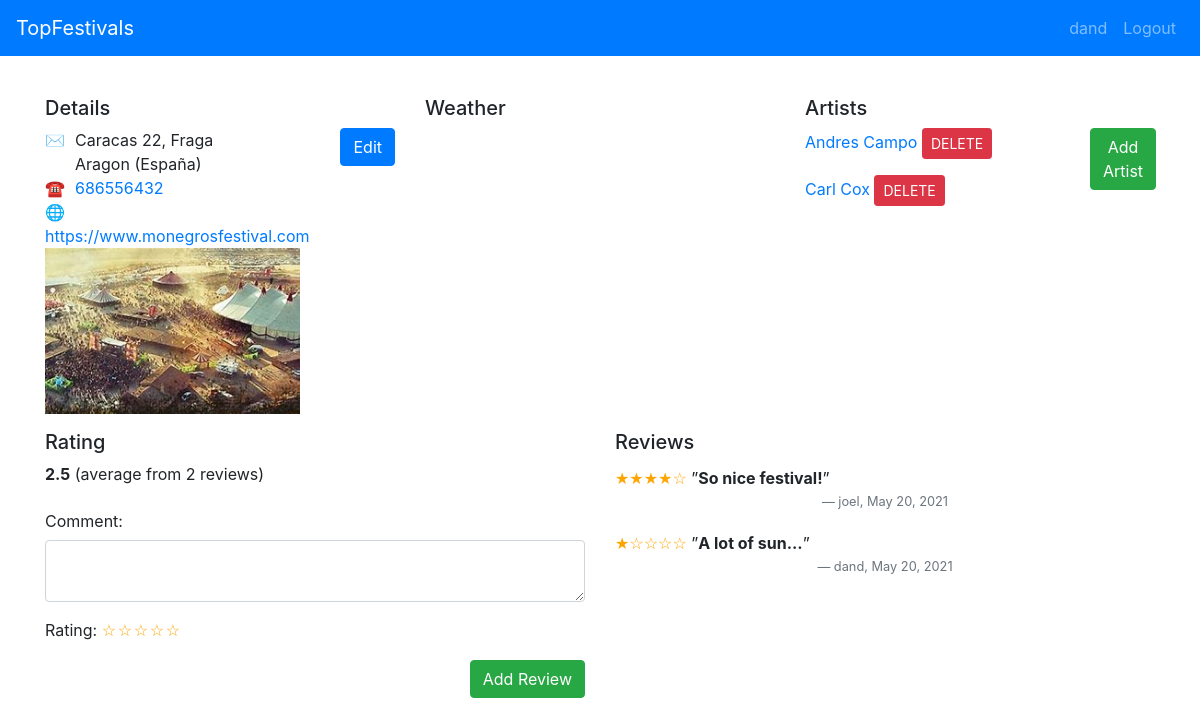
/topfestivals/festivals/3 (signed in), run on the app's committed database.
### topfestivals/models.py (models this page shows, shortened)
class Festival(models.Model):
    name = models.CharField(max_length=120)
    street = models.CharField(max_length=120)
    number = models.IntegerField(null=True)
    city = models.CharField(max_length=120, null=True)
    zipCode = models.CharField(max_length=120,  null=True)
    stateOrProvince = models.CharField(max_length=120,  null=True)
    country = models.CharField(max_length=120,  null=True)
    telephone = models.CharField(max_length=120,  null=True)
    url = models.URLField(blank=True, null=True)
    image = models.ImageField(upload_to="topfestivals", null=True)
    user = models.ForeignKey(User, default=1, on_delete=models.CASCADE)
    date = models.DateField(default=date.today)
    def averageRating(self):
        reviewCount = self.festivalreview_set.count()
        if not reviewCount:
            return 0
        else:
            ratingSum = sum([float(review.rating) for review in self.festivalreview_set.all()])
            return ratingSum / reviewCount

class Artist(models.Model):
    name = models.CharField(max_length=120)
    description = models.TextField( null=True)
    age = models.CharField(max_length=120,  null=True)
    time = models.CharField(max_length=120,  null=True)
    user = models.ForeignKey(User, default=1, on_delete=models.CASCADE)
    date = models.DateField(default=date.today)
    image = models.ImageField(upload_to="topfestivals",  null=True)
    festival = models.ForeignKey(Festival, null=True, related_name='artists', on_delete=models.CASCADE)

class Review(models.Model):
    RATING_CHOICES = ((1, 'one'), (2, 'two'), (3, 'three'), (4, 'four'), (5, 'five'))
    rating = models.PositiveSmallIntegerField('Rating (stars)', blank=False, default=3, choices=RATING_CHOICES)
    comment = models.TextField(blank=True, null=True)
    user = models.ForeignKey(User, default=1, on_delete=models.CASCADE)
    date = models.DateField(default=date.today)
    class Meta:
        abstract = True

class FestivalReview(Review):
    festival = models.ForeignKey(Festival, on_delete=models.CASCADE)
    class Meta:
        unique_together = ("festival", "user")

### topfestivals/views.py (the view)
class FestivalDetail(DetailView):
    model = Festival
    template_name = 'topfestivals/festival_detail.html'
    def get_context_data(self, **kwargs):
        context = super(FestivalDetail, self).get_context_data(**kwargs)
        context['RATING_CHOICES'] = FestivalReview.RATING_CHOICES
        return context

### topfestivals/templates/topfestivals/festival_detail.html (shortened to what this page needs)
{% extends "topfestivals/base.html" %}
{% block content %}
<div class="row">
    </div>
    <div class="row mt-3">
        <div class="col-sm">
            <h5>Details</h5>
            <div class="row">
                <div class="col-sm-9">
                    {% if festival.street %}
                    <div class="row">
                        <div class="col-1">&#9993;</div>
                        <div class="col">
                            {{ festival.street }} {{ festival.number }}, {{ festival.zipcode }} {{ festival.city }}
                            <br/>
                            {{ festival.stateOrProvince }} ({{ festival.country }})
                        </div>
                    </div>
                    {% endif %}
                    {% if festival.telephone %}
                    <div class="row">
                        <div class="col-1">&phone;</div>
                        <div class="col"><a href="tel:{{ festival.telephone }}">{{ festival.telephone }}</a></div>
                    </div>
                    {% endif %}
                    {% if festival.url %}
                    <div class="row">
                        <div class="col-1">&#127760;</div>
                        <div class="col"><a href="{{ festival.url }}">{{ festival.url }}</a></div>
                    </div>
                    {% endif %}
                    {% if festival.image %}
                        <div class="row">
                        <div class="col">
                            <img class="img-fluid" alt="Festival Image" src="{{ festival.image.url }}"/>
                        </div>
                      </div>
                    {% endif %}
                </div>
                <div class="col-sm-3 text-right align-bottom">
                    {% if user == festival.user or user.is_superuser %}
                        <a class="btn btn-primary" href="{% url 'topfestivals:festival_edit' festival.id %}">Edit</a>
                    {% endif %}
                </div>
            </div>
        </div>
     <div class="col-sm">
    <h5>Weather</h5>
     </div>
        <div class="col-sm">
            <h5>Artists</h5>
            <div class="row">
                <div class="col-sm-9">
                    {% for artist in festival.artists.all %}
                        <p><a class="artist-link" href="{% url 'topfestivals:artist_detail' festival.id artist.id %}">
                            {{ artist.name }}
                            {% if user.is_authenticated  %}
                            {% if user == artist.user or user.is_superuser%}
                                <a href="{% url 'topfestivals:artist_delete' artist.id %}" class="btn btn-danger btn-sm ">DELETE</a>
                            {% endif %}
                        {% endif %}
                        </a></p>
                    {% empty %}<p>Sorry, no artist for this festival yet</p>
                    {% endfor %}
                </div>
                <div class="col-sm-3 text-right">
                    {% if user.is_authenticated or user.is_superuser %}
                        <a class="btn btn-success" href="{% url 'topfestivals:artist_create' festival.id %}">Add Artist</a>
                    {% endif %}
                </div>
            </div>
        </div>
    </div>
    <div class="row mt-3">
        <div class="col-md">
            <h5>Rating</h5>
            {% if festival.festivalreview_set.all|length > 0 %}
            <p>
                <strong>{{ festival.averageRating|stringformat:".1f" }}</strong>
                {% with festival.festivalreview_set.all|length as reviewCount %}
                    (average from {{ reviewCount }} review{{ reviewCount|pluralize }})
                {% endwith %}
            </p>
            {% endif %}
            <form action="{% url 'topfestivals:review_create' festival.id %}" method="post">
                <div id="div_id_comment" class="form-group">
                    <label for="id_comment" class="col-form-label ">Comment:</label>
                    <textarea class="form-control" name="comment" id="id_comment" rows="2"></textarea>
                </div>
                <p>Rating:
                    <span class="rating">
                    {% for rate in RATING_CHOICES reversed %}
                        <label for="rating-{{ forloop.revcounter }}" class="rating-star"></label>
                    {% endfor %}
                    </span>
                </p>
                <div class="text-right">
                    <button class="btn btn-success" type="submit">Add Review</button>
                </div>
            </form>
        </div>
        <div class="col-md">
            <h5>Reviews</h5>
            {% for review in festival.festivalreview_set.all %}
                <blockquote class="blockquote review">
                    <small>
                        <span class="rating">
                          {% for star in RATING_CHOICES %}{% if forloop.counter <= review.rating %}&starf;{% else %}&star;{% endif %}{% endfor %}
                        </span>
                        {% if review.comment %}
                            &rdquo;<strong class="mb-0">{{ review.comment }}</strong>&rdquo;{% endif %}
                        <footer class="blockquote-footer text-center">{{ review.user }}, {{ review.date }}</footer>
                    </small>
                </blockquote>
            {% empty %}<p>Sorry, no reviews for this festival yet</p>
            {% endfor %}
        </div>
    </div>
{% endblock %}

### topfestivals/templates/topfestivals/base.html (shortened to what this page needs)
{% load static %}
<!DOCTYPE html>
<html lang="en">
<head>
    <link rel="stylesheet" href="https://cdnjs.cloudflare.com/ajax/libs/twitter-bootstrap/4.6.0/css/bootstrap.min.css"
/>
    <link rel="stylesheet" href="https://code.jquery.com/ui/1.11.4/themes/smoothness/jquery-ui.css" />
    <link rel="stylesheet" href="{% static "style/base.css" %}" />
</head>
<body>
{% block header %}
<nav class="navbar navbar-expand-md navbar-dark fixed-top bg-primary">
  <a class="navbar-brand" href="{% url 'topfestivals:festival_list' %}">TopFestivals <span class="sr-only">(current)</span></a>
  <div class="collapse navbar-collapse" id="navbarsExampleDefault">
    <ul class="navbar-nav">
        {% if user.is_authenticated %}
            <li class="nav-item">
                <a class="nav-link" href="#">{{ user.username }}</a>
            </li>
            <li class="nav-item">
                <a class="nav-link" href="{% url 'logout' %}?next={{request.path}}">Logout</a>
            </li>
        {% else %}
             <li class="nav-item">
                <a class="nav-link" href="{% url 'login' %}?next={{request.path}}">Login</a>
            </li>
        {% endif %}
    </ul>
  </div>
</nav>
{% endblock %}
<main id="content" class="container mt-3">
    {% block content %}{% endblock %}
</main>
</body>

### topfestivals/static/style/base.css (style rules this page uses)
html { position: relative; min-height: 100%; }
body { padding-top: 3.5rem; margin-bottom: 60px; }
.rating { overflow: hidden; display: inline-block; vertical-align: text-top; font-family: monospace; color: orange; }
.rating-star { cursor: pointer; position: relative; float: right; display: block; width: 16px; height: 16px; }
.rating-star::after { content: '\2606'; }
.rating-star::after, .rating:hover .rating-star::after { content: '\2606'; }

### data on the page
Festival: street "Caracas", number "22", city "Fraga", stateOrProvince "Aragon", country "España", telephone "686556432", url "https://www.monegrosfestival.com", image (picture), averageRating "2.5"
Artist: name "Andres Campo", shows "DELETE"
Artist: name "Carl Cox", shows "DELETE"
FestivalReview: comment "So nice festival!", user "joel", date "May 20, 2021"
FestivalReview: comment "A lot of sun...", user "dand", date "May 20, 2021"

### other printed values
{{ user.username }} "dand"
{{ reviewCount }} "2"
